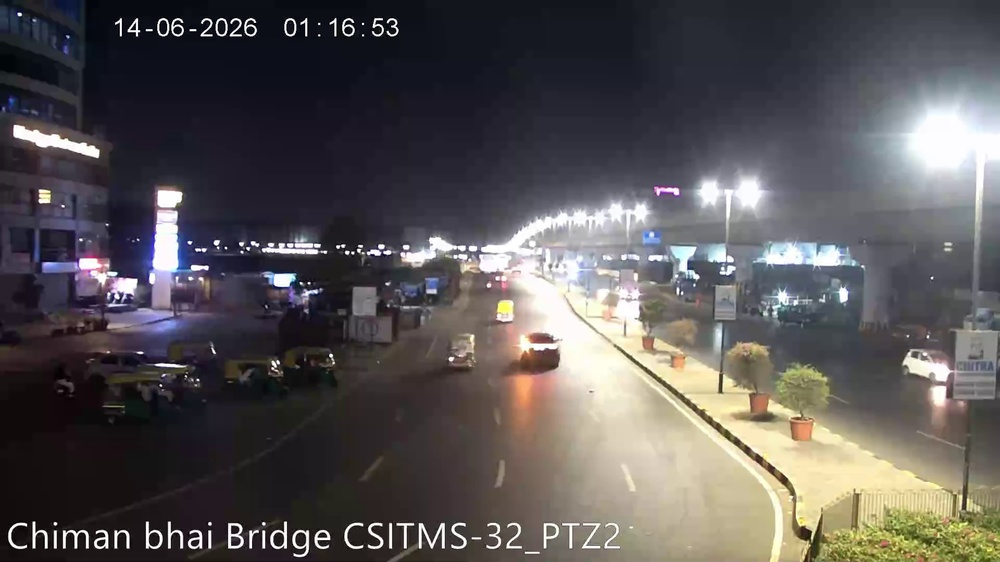
#> input picture assets/live_frames/cam01.jpg, 1000 x 562 px, shrunk from 1920 x 1080 before the run
$ python -i preprocessing.py   (imports and definitions only)
#> lines starting #> are read from the running program, lines starting #| are printed output that depends on the picture; after the words box and inside, x2 and y2 are one past the last pixel; in counts of white or black regions, pixels touching at a corner belong together
#!/usr/bin/env python3
"""
preprocessing.py

Night-Time Low-Light Image Enhancement Module
Part of the Night-Time Number Plate Recognition System.

Key Techniques:
- Dynamic Gamma Correction: Boosts pixel visibility in deeply shadowed/underexposed night regions.
- Contrast Limited Adaptive Histogram Equalization (CLAHE): Enhances local contrast in luminance (L-channel) without amplifying background noise.
- Bilateral Filtering: Suppresses high-ISO sensor grain noise while crisply preserving character edges.
- Highlight Compensation (HLC): Suppresses severe vehicle headlight / retroreflective plate glare.
"""

import cv2
import numpy as np


def apply_gamma_correction(image: np.ndarray, gamma: float = None) -> np.ndarray:
    """
    Applies non-linear gamma correction.
    If gamma is None, dynamically estimates optimal gamma based on frame luminance.
    Gamma < 1.0 brightens shadows; Gamma > 1.0 compresses highlights.
    """
    if image is None or image.size == 0:
        return image

    gray = cv2.cvtColor(image, cv2.COLOR_BGR2GRAY) if len(image.shape) == 3 else image
    mean_val = float(np.mean(gray))

    # Adaptive gamma calculation for night-time low-light conditions
    if gamma is None:
        if mean_val < 35:
            gamma = 0.45  # Extremely dark night
        elif mean_val < 70:
            gamma = 0.60  # Moderately dark
        elif mean_val < 110:
            gamma = 0.80  # Dim twilight / street-lit
        elif mean_val > 180:
            gamma = 1.25  # High-glare wash out
        else:
            gamma = 1.0   # Well-balanced

    inv_gamma = 1.0 / max(0.1, gamma)
    table = np.array([((i / 255.0) ** inv_gamma) * 255 for i in np.arange(0, 256)]).astype("uint8")
    return cv2.LUT(image, table)


def apply_clahe(image: np.ndarray, clip_limit: float = 3.0, tile_grid_size: tuple = (8, 8)) -> np.ndarray:
    """
    Applies Contrast Limited Adaptive Histogram Equalization (CLAHE).
    Operates in the CIE L*a*b* color space on the Luminance (L*) channel to avoid color distortion.
    """
    if image is None or image.size == 0:
        return image

    clahe = cv2.createCLAHE(clipLimit=clip_limit, tileGridSize=tile_grid_size)

    if len(image.shape) == 3:
        lab = cv2.cvtColor(image, cv2.COLOR_BGR2LAB)
        l, a, b = cv2.split(lab)
        l_clahe = clahe.apply(l)
        lab_enhanced = cv2.merge((l_clahe, a, b))
        return cv2.cvtColor(lab_enhanced, cv2.COLOR_LAB2BGR)
    else:
        return clahe.apply(image)


def apply_highlight_compensation(image: np.ndarray, threshold: int = 230) -> np.ndarray:
    """
    Highlight Compensation (HLC) for attenuating intense headlight beams and retroreflective plate glare.
    Blends saturated regions with localized local median illumination.
    """
    if image is None or image.size == 0:
        return image

    gray = cv2.cvtColor(image, cv2.COLOR_BGR2GRAY) if len(image.shape) == 3 else image
    _, glare_mask = cv2.threshold(gray, threshold, 255, cv2.THRESH_BINARY)

    if np.count_nonzero(glare_mask) == 0:
        return image

    dilated_glare = cv2.dilate(glare_mask, cv2.getStructuringElement(cv2.MORPH_ELLIPSE, (5, 5)))
    soft_glare = cv2.GaussianBlur(dilated_glare, (15, 15), 0) / 255.0

    if len(image.shape) == 3:
        soft_glare = soft_glare[:, :, np.newaxis]

    median_filtered = cv2.medianBlur(image, 5)
    compensated = (image * (1.0 - soft_glare * 0.45) + median_filtered * (soft_glare * 0.45)).astype(np.uint8)
    return compensated


def apply_night_denoising(image: np.ndarray, d: int = 7, sigma_color: float = 50.0, sigma_space: float = 50.0) -> np.ndarray:
    """
    Bilateral filter: cleans night-time sensor thermal noise while maintaining sharp character boundaries.
    """
    if image is None or image.size == 0:
        return image
    return cv2.bilateralFilter(image, d=d, sigmaColor=sigma_color, sigmaSpace=sigma_space)


def preprocess_night_image(image: np.ndarray, dynamic_gamma: bool = True, clip_limit: float = 2.8) -> np.ndarray:
    """
    Consolidated low-light image enhancement pipeline:
    1. Highlight compensation (glare suppression)
    2. Adaptive Gamma Correction (luminance expansion)
    3. CLAHE (local edge/contrast enhancement)
    4. Bilateral edge-preserving denoising
    """
    if image is None or image.size == 0:
        return image

    step1 = apply_highlight_compensation(image)
    step2 = apply_gamma_correction(step1, gamma=None if dynamic_gamma else 0.65)
    step3 = apply_clahe(step2, clip_limit=clip_limit, tile_grid_size=(8, 8))
    step4 = apply_night_denoising(step3, d=5, sigma_color=35.0, sigma_space=35.0)
    return step4


# [8 lines not run here, left out]

>>> import cv2
>>> picture = cv2.imread('assets/live_frames/cam01.jpg')
#> picture is the input picture: shape (562, 1000, 3); mean B, G, R 85.8, 85.1, 89
>>> result = preprocess_night_image(picture)
#> in apply_highlight_compensation, `gray = cv2.cvtColor(image, cv2.COLOR_BGR2GRAY) if len(image.shape) == ..`:
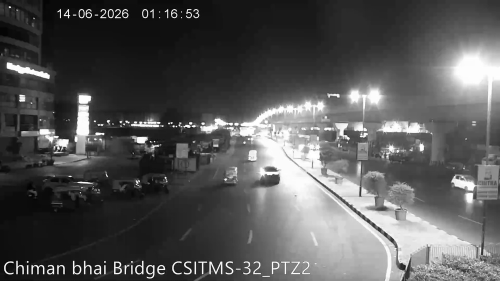
#> gray: shape (562, 1000) (shown at 1/2 size); min 0, max 255, mean 86.3
#> in apply_highlight_compensation, `_, glare_mask = cv2.threshold(gray, threshold, 255, cv2.THRESH_BINARY)`:
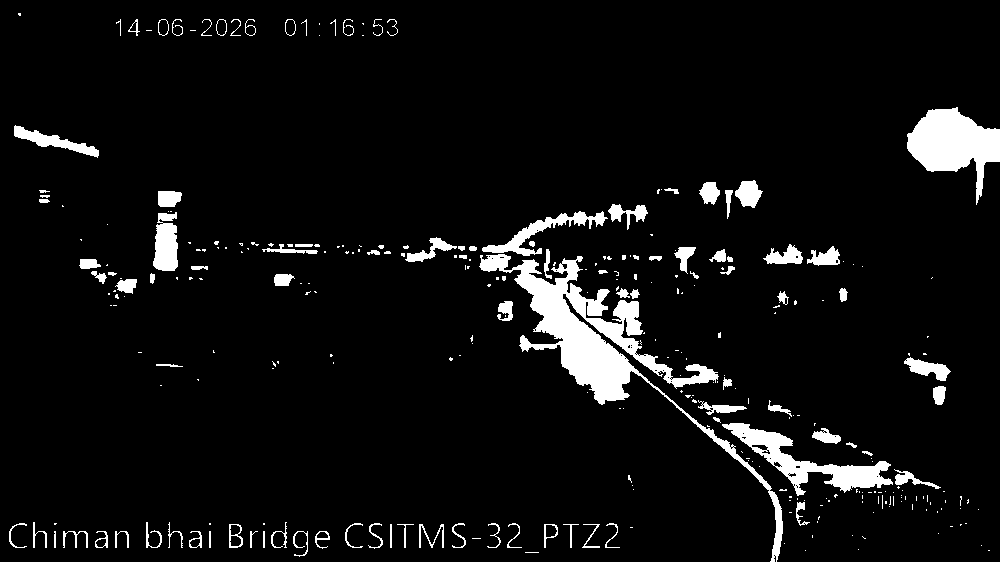
#> glare_mask: shape (562, 1000); 6.1% white; 309 white regions (209 under 20 px), largest, box (x1, y1, x2, y2) and area: (479, 254, 783, 562) 11415, (907, 107, 1000, 205) 4552, (722, 423, 893, 496) 3357
#> in apply_highlight_compensation, `soft_glare = cv2.GaussianBlur(dilated_glare, (15, 15), 0) / 255.0`:
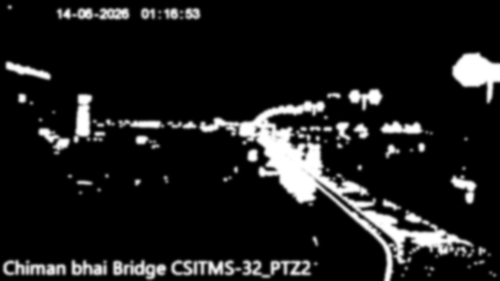
#> soft_glare: shape (562, 1000) float64 (shown at 1/2 size); min 0, max 1, mean 0.109
#> in apply_gamma_correction, `mean_val = float(np.mean(gray))`: mean_val = 86.08
#> in apply_gamma_correction, `return cv2.LUT(image, table)`:
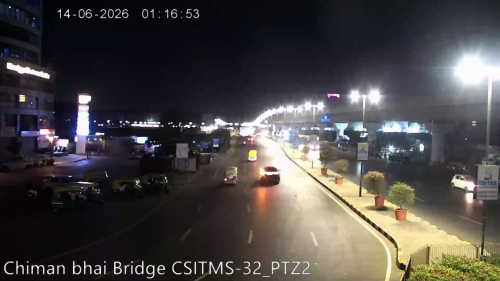
#> returned value: shape (562, 1000, 3) (shown at 1/2 size); mean of channels 0, 1, 2 69.6, 70.3, 74.1; drawn as B, G, R
#> in apply_clahe, `l, a, b = cv2.split(lab)`:
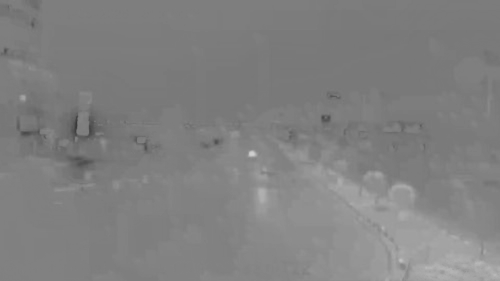
#> b: shape (562, 1000) (shown at 1/2 size); min 51, max 209, mean 128.6
#> in apply_clahe, `l_clahe = clahe.apply(l)`:
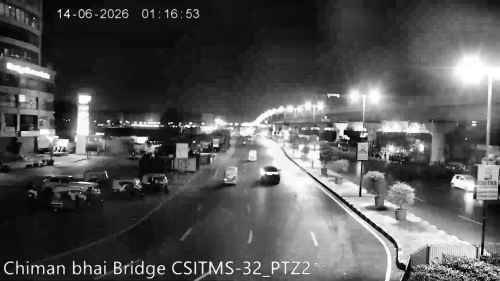
#> l_clahe: shape (562, 1000) (shown at 1/2 size); min 0, max 255, mean 84.5
#> in apply_clahe, `return cv2.cvtColor(lab_enhanced, cv2.COLOR_LAB2BGR)`:
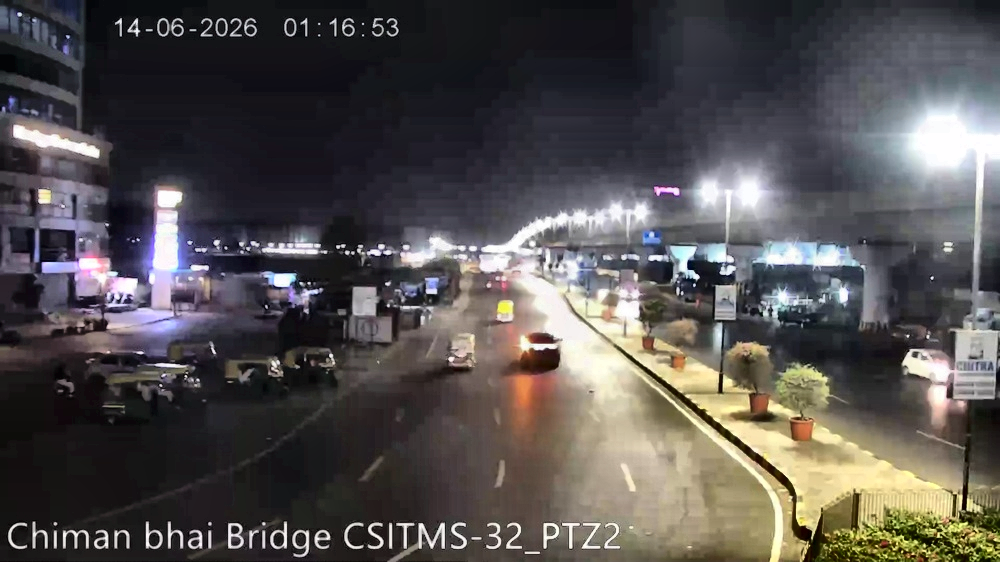
#> returned value: shape (562, 1000, 3); mean B, G, R 80.1, 80.9, 84.7

$ run again, on assets/live_frames/cam02.jpg
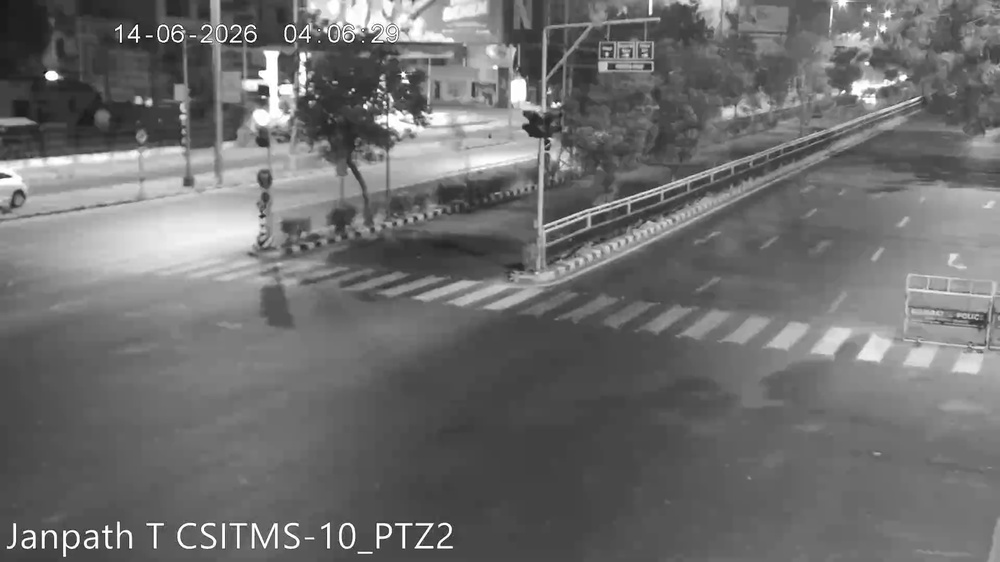
#> input picture assets/live_frames/cam02.jpg, 1000 x 562 px, shrunk from 1920 x 1080 before the run
#> picture is the input picture: shape (562, 1000, 3); min 7, max 255, mean 110.4
#> in apply_highlight_compensation, `_, glare_mask = cv2.threshold(gray, threshold, 255, cv2.THRESH_BINARY)`:
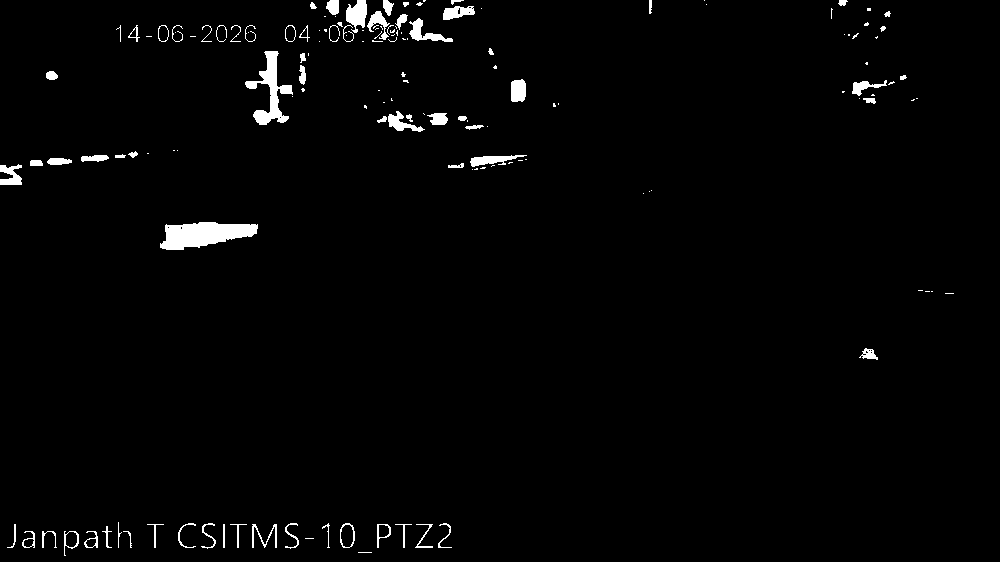
#> glare_mask: shape (562, 1000); 1.8% white; 152 white regions (80 under 20 px), largest, box (x1, y1, x2, y2) and area: (160, 222, 258, 250) 1843, (245, 51, 293, 125) 1204, (346, 0, 367, 33) 452
#> dilated_glare: shape (562, 1000); 4.2% white; 81 white regions (3 under 20 px), largest, box (x1, y1, x2, y2) and area: (317, 0, 455, 44) 3079, (158, 220, 260, 252) 2325, (243, 49, 295, 127) 1865
#> mean_val = 110.2
#> lab: shape (562, 1000, 3); mean of channels 0, 1, 2 117.4, 128, 128
#> a: shape (562, 1000); every value is 128
#> in apply_clahe, `l_clahe = clahe.apply(l)`:
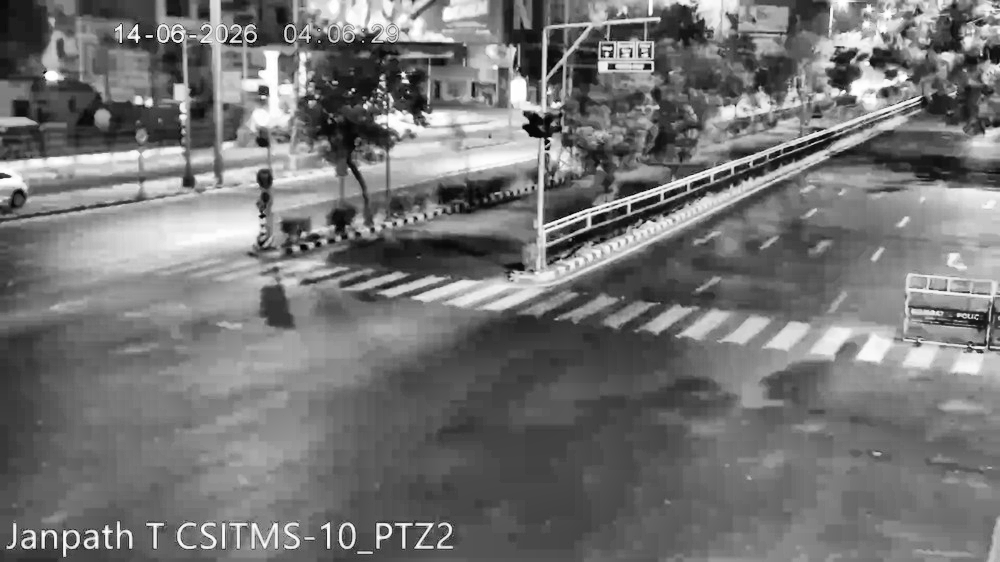
#> l_clahe: shape (562, 1000); min 3, max 255, mean 116.7
#> lab_enhanced: shape (562, 1000, 3); mean of channels 0, 1, 2 116.7, 128, 128

$ run again, on assets/live_frames/cam03.jpg
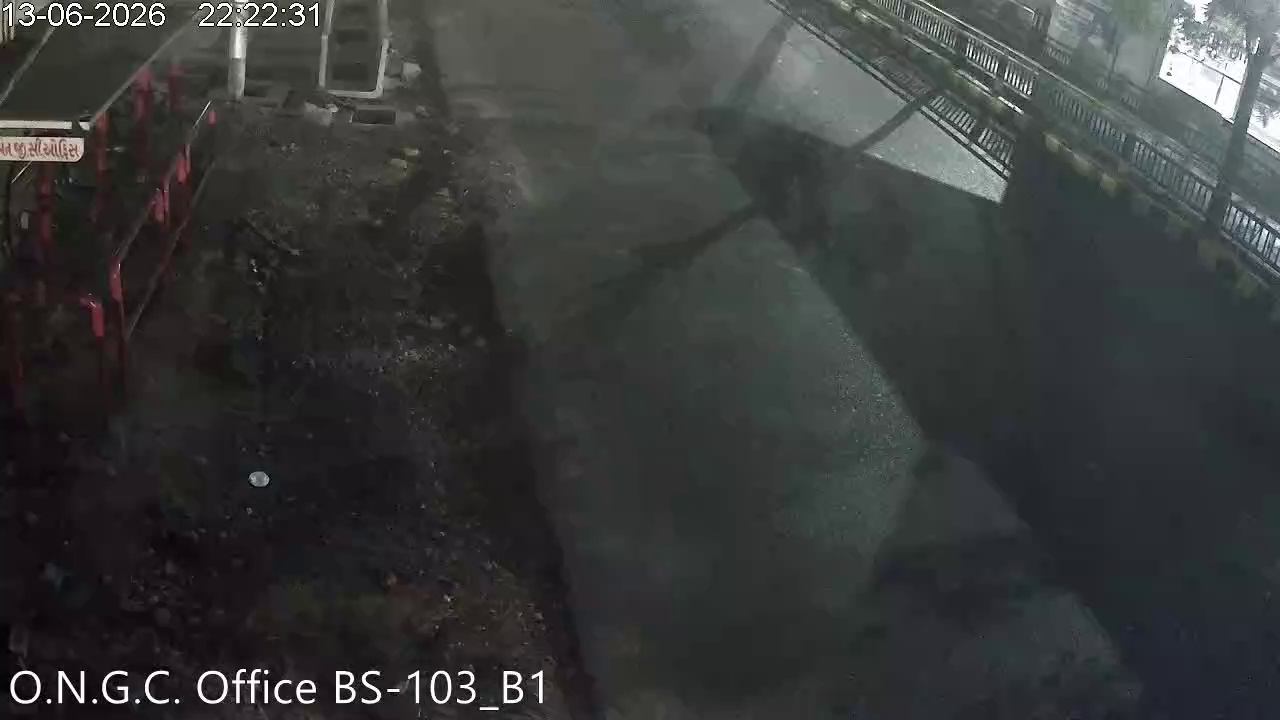
#> input picture assets/live_frames/cam03.jpg, 1280 x 720 px
#> picture is the input picture: shape (720, 1280, 3); mean B, G, R 57.7, 58, 56.4
#> in apply_highlight_compensation, `_, glare_mask = cv2.threshold(gray, threshold, 255, cv2.THRESH_BINARY)`:
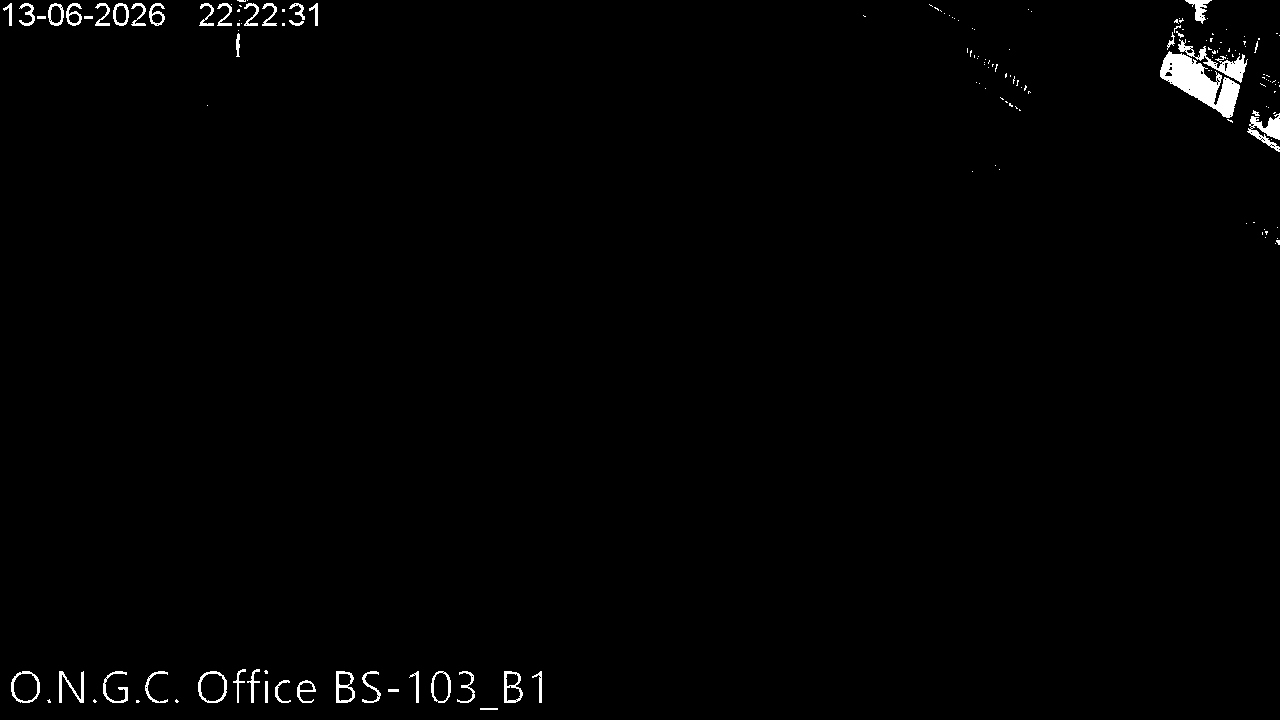
#> glare_mask: shape (720, 1280); 1% white; 165 white regions (120 under 20 px), largest, box (x1, y1, x2, y2) and area: (1160, 51, 1240, 118) 2386, (1178, 39, 1248, 83) 722, (1247, 113, 1280, 152) 573
#> dilated_glare: shape (720, 1280); 2.4% white; 61 white regions (9 under 20 px), largest, box (x1, y1, x2, y2) and area: (1158, 16, 1250, 125) 4948, (17, 1, 167, 28) 2748, (234, 0, 279, 59) 1059
#> mean_val = 57.51
#> lab: shape (720, 1280, 3); mean of channels 0, 1, 2 23, 127.3, 128.1
#> in apply_clahe, `l_clahe = clahe.apply(l)`:
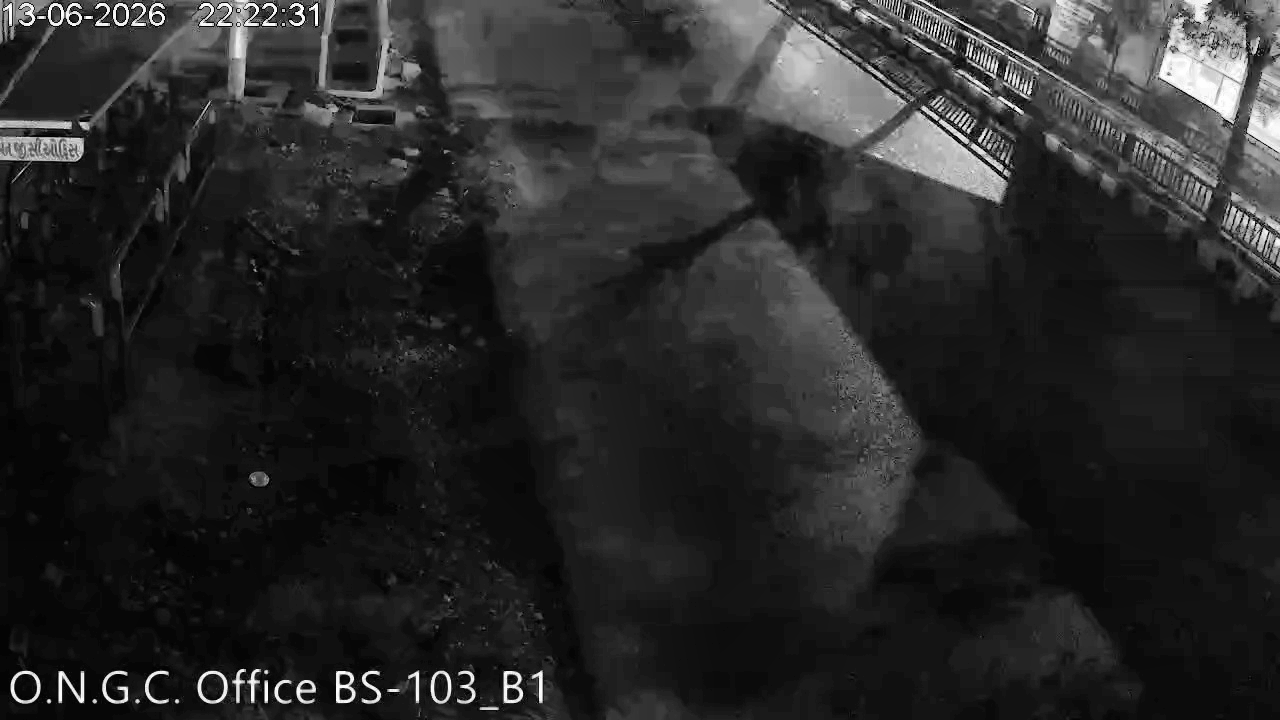
#> l_clahe: shape (720, 1280); min 0, max 255, mean 40.6
#> lab_enhanced: shape (720, 1280, 3); mean of channels 0, 1, 2 40.6, 127.3, 128.1
